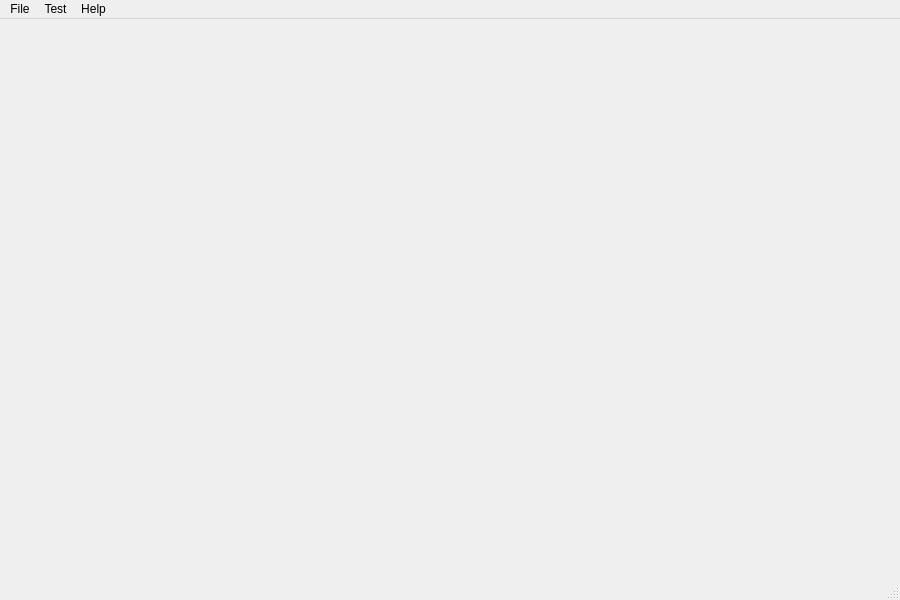
<?xml version="1.0" encoding="UTF-8"?>
<ui version="4.0">
 <class>MainWindowClass</class>
 <widget class="QMainWindow" name="MainWindowClass">
  <property name="geometry">
   <rect>
    <x>0</x>
    <y>0</y>
    <width>900</width>
    <height>600</height>
   </rect>
  </property>
  <property name="windowTitle">
   <string>QTest Runner</string>
  </property>
  <widget class="QWidget" name="m_central_widget">
   <layout class="QGridLayout" name="m_central_widget_layout"/>
  </widget>
  <widget class="QMenuBar" name="menuBar">
   <property name="geometry">
    <rect>
     <x>0</x>
     <y>0</y>
     <width>900</width>
     <height>21</height>
    </rect>
   </property>
   <widget class="QMenu" name="menuFile">
    <property name="title">
     <string>File</string>
    </property>
    <addaction name="m_exit_action"/>
   </widget>
   <widget class="QMenu" name="menuTest">
    <property name="title">
     <string>Test</string>
    </property>
    <addaction name="m_run_test_action"/>
   </widget>
   <widget class="QMenu" name="menuHelp">
    <property name="title">
     <string>Help</string>
    </property>
    <addaction name="m_about_action"/>
    <addaction name="m_about_qt_action"/>
   </widget>
   <addaction name="menuFile"/>
   <addaction name="menuTest"/>
   <addaction name="menuHelp"/>
  </widget>
  <widget class="QStatusBar" name="statusBar"/>
  <action name="m_exit_action">
   <property name="text">
    <string>Exit</string>
   </property>
  </action>
  <action name="m_run_test_action">
   <property name="text">
    <string>Run Test</string>
   </property>
  </action>
  <action name="m_about_action">
   <property name="text">
    <string>About</string>
   </property>
  </action>
  <action name="m_about_qt_action">
   <property name="text">
    <string>About Qt</string>
   </property>
  </action>
 </widget>
 <layoutdefault spacing="6" margin="11"/>
 <resources>
  <include location="aether_qtest_runner.qrc"/>
 </resources>
 <connections/>
</ui>
